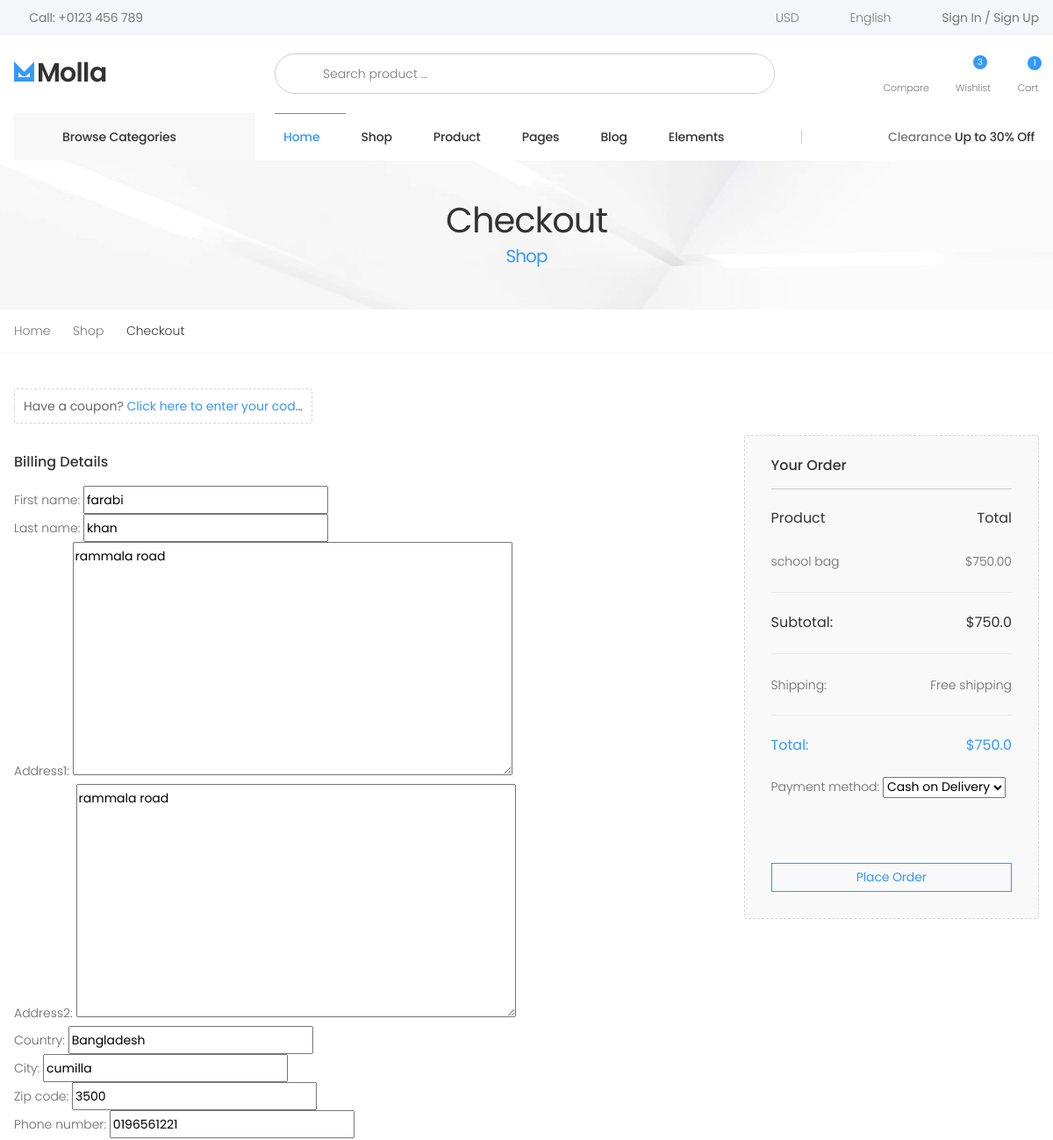
/payment/checkout/ (signed in, upper part), run on an earlier commit of the app's database.
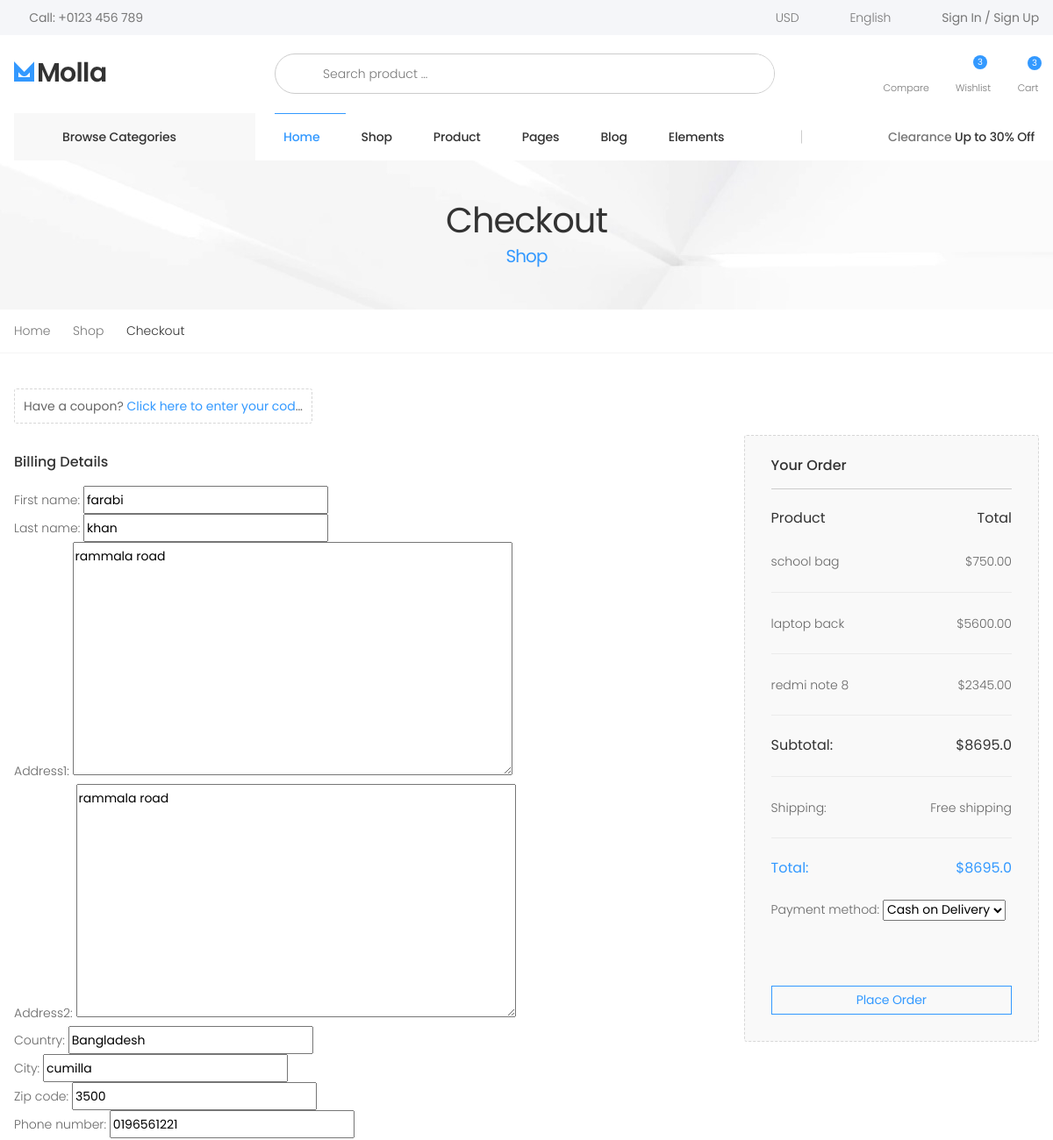
And on a later commit of the database.
### order/models.py (models this page shows, shortened)
class Order(models.Model):
    PAYMENT_METHOD =(
        ('Cash on Delivery','Cash on Delivery'),
        ('PayPal','PayPal'),
    )
    user = models.ForeignKey(User, on_delete=models.CASCADE)
    orderitems = models.ManyToManyField(Cart)
    ordered = models.BooleanField(default=False)
    created = models.DateTimeField(auto_now_add=True)
    paymentId = models.CharField(max_length=255, blank=True, null =True)
    orderedId = models.CharField(max_length=255, blank=True, null=True)
    payment_method = models.CharField(max_length=30,choices=PAYMENT_METHOD,default="Cash on Delivery")
    def get_totals(self):
        total =0
        for order_item in self.orderitems.all():
            if order_item.variation_total():
                total += float(order_item.variation_total())
            elif order_item.variation_single_price():
                total += float(order_item.variation_single_price())
            else:
                total+= float(order_item.get_total())
        return total

class Cart(models.Model):
    user = models.ForeignKey(User, on_delete=models.CASCADE, related_name='cart')
    item = models.ForeignKey(Product,on_delete=models.CASCADE)
    quantity = models.IntegerField(default=1)
    size = models.CharField(max_length=50, blank=True, null=True)
    color = models.CharField(max_length=50, blank=True, null=True)
    purchased = models.BooleanField(default=False)
    created = models.DateTimeField(auto_now_add=True)
    updated = models.DateTimeField(auto_now=True)
    def get_total(self):
        total = self.item.price * self.quantity
        float_total = format(total, '0.2f')
        return float_total
    def variation_single_price(self):
        sizes = VariationValue.objects.filter(variation='size',product=self.item)
        colors = VariationValue.objects.filter(variation='color',product=self.item)
        for size in sizes:
            if colors.exists():
                for color in colors:
                    if color.name == self.color:
                        c_price=color.price
                if size.name == self.size:
                    total = size.price + c_price
                    float_total = format(total,'0.2f')
                    return float_total
            else:
                if size.name == self.size:
                    total = size.price
                    float_total = format(total,'0.2f')
                    return float_total
    def variation_total(self):
        sizes = VariationValue.objects.filter(variation='size',product=self.item)
        colors = VariationValue.objects.filter(variation='color',product=self.item)
        for size in sizes:
            if colors.exists():
                for color in colors:
                    if color.name == self.color:
                        c_price = color.price
                        color_quantity_price = c_price * self.quantity
                if size.name == self.size:
                    total = size.price * self.quantity
                    net_total = color_quantity_price + total
                    float_total = format(net_total,'0.2f')
                    return float_total
            else:
                if size.name == self.size:
                    total = size.price * self.quantity
                    float_total = format(total, '0.2f')
                    return float_total

### store/models.py (models this page shows, shortened)
class Product(models.Model):
    name = models.CharField(max_length=250, blank=False,null=False)
    category = models.ForeignKey(Category,on_delete=models.CASCADE,related_name='category')
    image = models.ImageField(upload_to="products",blank=False,null=False)
    preview_des = models.CharField(max_length=255, verbose_name="Short Descriptions")
    description = models.TextField(max_length=1000, verbose_name="Description")
    price = models.FloatField()
    old_price = models.FloatField(default=0.00)
    is_stock = models.BooleanField(default=True)
    slug = models.SlugField()
    created = models.DateTimeField(auto_now_add=True)
    class Meta:
        ordering = ['-created',]

### payment/views.py (the view, shortened to what this page needs)
# urls.py: path('checkout/', views.CheckoutTemplateView.as_view(), name="checkout"),
class CheckoutTemplateView(TemplateView):
    def get(self, request, *args, **kwargs):
        saved_address = BillingAddress.objects.get_or_create(user=request.user or None)
        saved_address = saved_address[0]
        form = BillingAddressForm(instance=saved_address)
        payment_method = PaymentMethodForm()
        order_qs = Order.objects.filter(user = request.user, ordered = False)
        order_item = order_qs[0].orderitems.all()
        order_total = order_qs[0].get_totals()
        pay_meth = request.GET.get('pay_meth')
        context = {
            'billing_address' : form,
            'order_item' : order_item,
            'order_total' : order_total,
            'payment_method' : payment_method,
            'paypal_client_id' : settings.PAYPAL_CLIENT_ID,
            'pay_meth' : pay_meth,
        }
        return render(request, 'store/checkout.html', context)

### payment/forms.py
class BillingAddressForm(forms.ModelForm):
    class Meta:
        model = BillingAddress
        fields = ['first_name','last_name','address1','address2','country','city','zip_code','phone_number']

class PaymentMethodForm(forms.ModelForm):
    class Meta:
        model = Order
        fields = ['payment_method',]

### order/templatetags/CartProduct.py (called while the page is built)
@register.filter
def cart_view(user):
    cart = Cart.objects.filter(user=user, purchased=False)
    if cart.exists():
        return cart
    else:
        return cart

@register.filter
def cart_total(user):
    order = Order.objects.filter(user=user, ordered=False)
    if order.exists():
        return order[0].get_totals()
    else:
        return 0

@register.filter
def cart_count(user):
    order = Order.objects.filter(user=user,ordered=False)
    if order.exists():
        return order[0].orderitems.count()
    else:
        return 0

### store/templatetags/category.py (called while the page is built)
@register.filter
def category(user):
    if user.is_authenticated:
        cat = Category.objects.filter(parent=None)
        return cat

### templates/store/checkout.html (shortened to what this page needs)
{% extends 'base.html' %}
{% block body %}
        <main class="main">
        	<div class="page-header text-center" style="background-image: url('assets/images/page-header-bg.jpg')">
        		<div class="container">
        			<h1 class="page-title">Checkout<span>Shop</span></h1>
        		</div>
        	</div>
            <nav aria-label="breadcrumb" class="breadcrumb-nav">
                <div class="container">
                    <ol class="breadcrumb">
                        <li class="breadcrumb-item"><a href="index.html">Home</a></li>
                        <li class="breadcrumb-item"><a href="#">Shop</a></li>
                        <li class="breadcrumb-item active" aria-current="page">Checkout</li>
                    </ol>
                </div>
            </nav>
            <div class="page-content">
            	<div class="checkout">
	                <div class="container">
            			<div class="checkout-discount">
            				<form action="#">
        						<input type="text" class="form-control" required id="checkout-discount-input">
            					<label for="checkout-discount-input" class="text-truncate">Have a coupon? <span>Click here to enter your code</span></label>
            				</form>
            			</div>
            			<form action="" method="post">
		                	<div class="row">
		                		<div class="col-lg-9">
		                			<h2 class="checkout-title">Billing Details</h2>
	            				       {{ billing_address.as_p }}
		                		</div>
		                		<aside class="col-lg-3">
		                			<div class="summary">
		                				<h3 class="summary-title">Your Order</h3>
		                				<table class="table table-summary">
		                					<thead>
		                						<tr>
		                							<th>Product</th>
		                							<th>Total</th>
		                						</tr>
		                					</thead>
		                					<tbody>
		                					    {% for item in order_item %}
													<tr>
														<td><a href="#">{{item.item.name}}</a></td>
														{% if item.get_total %}
														    <td>${{ item.get_total }}</td>
														{% elif item.variation_single_price %}
														    <td>${{ item.variation_single_price }}</td>
														{% elif item.variation_total %}
														    <td>${{ item.variation_total }}</td>
														{% endif %}
													</tr>
												{% endfor %}
		                						<tr class="summary-subtotal">
		                							<td>Subtotal:</td>
		                							<td>${{order_total}}</td>
		                						</tr>
		                						<tr>
		                							<td>Shipping:</td>
		                							<td>Free shipping</td>
		                						</tr>
		                						<tr class="summary-total">
		                							<td>Total:</td>
		                							<td>${{order_total}}</td>
		                						</tr>
		                					</tbody>
		                				</table>
		                				<div class="accordion-summary" id="accordion-payment">
										    <div class="card">
												{% if pay_meth %}
												<div id="paypal-button-container"></div>
												{% else %}
												    {{ payment_method.as_p }}
												{% endif %}
												<br>
												<br>
										    </div>
										</div>
		                				<button type="submit" class="btn btn-outline-primary-2 btn-order btn-block">
		                					<span class="btn-text">Place Order</span>
		                				</button>
		                			</div>
		                		</aside>
		                	</div>
            			</form>
	                </div>
                </div>
            </div>
        </main>
        {% endblock body %}

### templates/base.html (shortened to what the changed rows need)
<!DOCTYPE html>
<html lang="en">
<head>
    {% load category %}
    {% load static %}
    {% load CartProduct %}
    <link rel="stylesheet" href="{% static 'assets/vendor/line-awesome/line-awesome/line-awesome/css/line-awesome.min.css' %}">
    <link rel="stylesheet" href="{% static 'assets/css/bootstrap.min.css' %}">
    <link rel="stylesheet" href="{% static 'assets/css/plugins/owl-carousel/owl.carousel.css' %}">
    <link rel="stylesheet" href="{% static 'assets/css/plugins/magnific-popup/magnific-popup.css' %}">
    <link rel="stylesheet" href="{% static 'assets/css/plugins/jquery.countdown.css' %}">
    <link rel="stylesheet" href="{% static 'assets/css/style.css' %}">
    <link rel="stylesheet" href="{% static 'assets/css/skins/skin-demo-4.css' %}">
    <link rel="stylesheet" href="{% static 'assets/css/demos/demo-4.css' %}">
</head>
<body>
    <div class="page-wrapper">
        <header class="header header-intro-clearance header-4">
            <div class="header-middle">
                <div class="container">
                    <div class="header-right">
                        <div class="dropdown cart-dropdown">
                            <a href="#" class="dropdown-toggle" role="button" data-toggle="dropdown" aria-haspopup="true" aria-expanded="false" data-display="static">
                                <div class="icon">
                                    <i class="icon-shopping-cart"></i>
                                    {% if request.user.is_authenticated %}
                                    <span class="cart-count">{{request.user|cart_count}}</span>
                                    {% else %}
                                    <span class="cart-count">0.00</span>
                                    {% endif %}
                                </div>
                            </a>
                        </div>
                    </div>
                </div>
            </div>
        </header>
{% block body %}
{% endblock  %}
    </div>
</body>
</html>

What changed in the data, as far as the page shows it:
added Cart: item.name "laptop back", get_total "5600.00"
added Cart: item.name "redmi note 8", get_total "2345.00"
Also different on the page:
{{ request.user|cart_count }}: "1" → "3"
{{ order_total }}: "750.0" → "8695.0"
